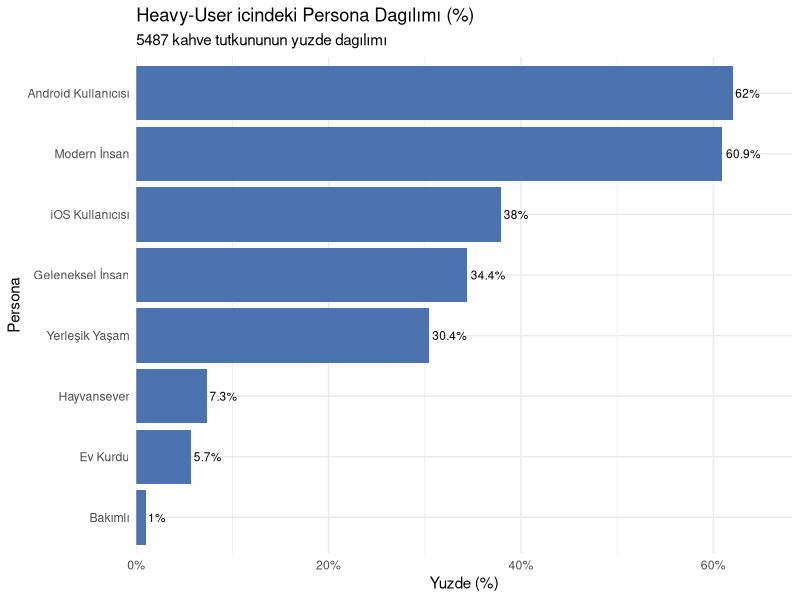

Here is the R script that generated this plot:

install.packages(c("ggplot2","dplyr"))


library(ggplot2)
library(dplyr)


df <- tibble::tibble(
  persona = c(
    "Modern İnsan",
    "Android Kullanıcısı",
    "Yerleşik Yaşam",
    "Geleneksel İnsan",
    "iOS Kullanıcısı",
    "Hayvansever",
    "Ev Kurdu",
    "Bakımlı"
  ),
  count = c(3344, 3403, 1669, 1888, 2083, 402, 312, 56)
)


df <- df %>%
  mutate(
    pct = count / 5487 * 100,
    pct_label = paste0(round(pct,1), "%")
  )




ggplot(df, aes(x = pct, y = reorder(persona, pct))) +
  geom_col(fill = "#4C72B0") +
  geom_text(aes(label = pct_label), 
            hjust = -0.1, size = 3) +
  scale_x_continuous(expand = expansion(mult = c(0, 0.1)), 
                     labels = scales::percent_format(scale = 1)) +
  labs(
    title = "Heavy-User icindeki Persona Dagılımı (%)",
    subtitle = "5487 kahve tutkununun yuzde dagılımı",
    x     = "Yuzde (%)",
    y     = "Persona"
  ) +
  theme_minimal()